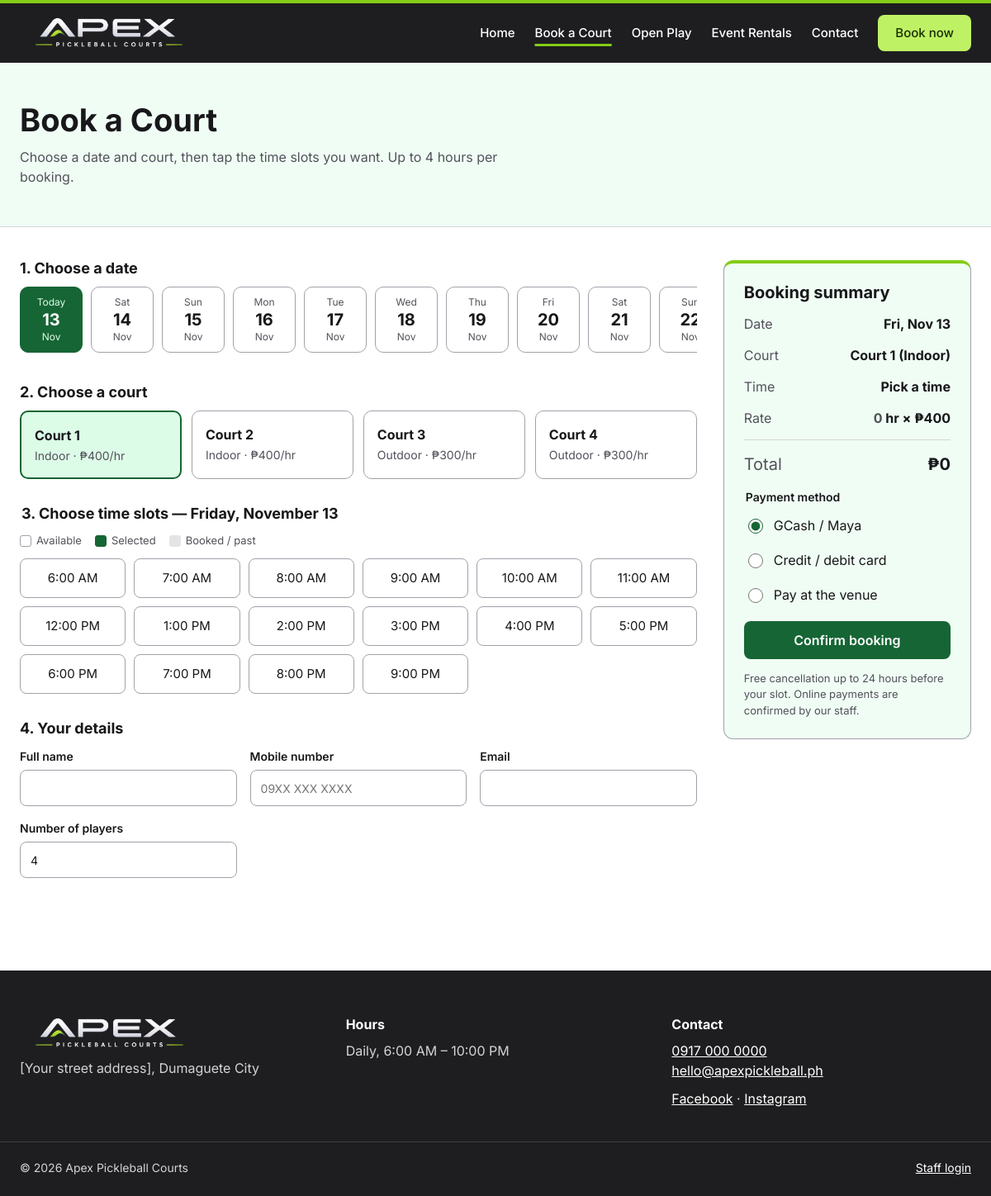
Page /book.php on the earlier database version.
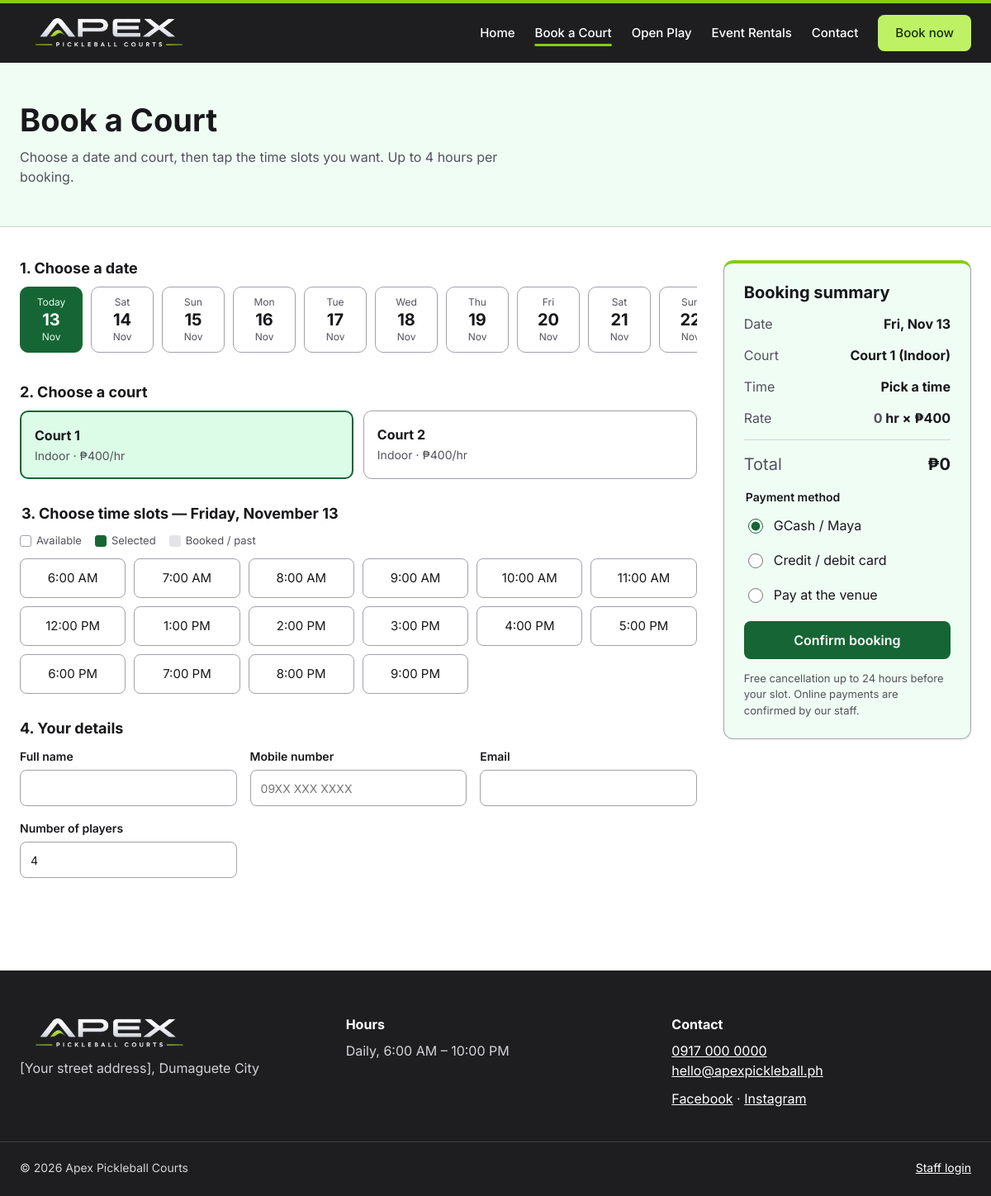
Same page on the later database version.
### tables this page shows
CREATE TABLE courts (
  id INT AUTO_INCREMENT PRIMARY KEY,
  name VARCHAR(50) NOT NULL,
  court_type VARCHAR(20) NOT NULL DEFAULT 'Indoor',
  hourly_rate DECIMAL(10,2) NOT NULL,
  status VARCHAR(20) NOT NULL DEFAULT 'available',  
  sort_order INT NOT NULL DEFAULT 0
);

### includes/functions.php (called while the page is built, shortened)
<?php
function e($value): string
{
    return htmlspecialchars((string) $value, ENT_QUOTES, 'UTF-8');
}
function money($amount): string
{
    return '₱' . number_format((float) $amount, 0);
}
function fmt_hour(int $hour): string
{
    return date('g:i A', mktime($hour, 0));
}
function fmt_date(string $date, string $format = 'D, M j'): string
{
    return date($format, strtotime($date));
}

### book.php (the view, shortened to what this page needs)
<?php
require __DIR__ . '/includes/functions.php';
$pdo = db();
$today = date('Y-m-d');
$old = ['name' => '', 'phone' => '', 'email' => '', 'players' => 4, 'payment' => 'gcash', 'slots' => []];
$source = $_SERVER['REQUEST_METHOD'] === 'POST' ? $_POST : $_GET;
$date = $source['date'] ?? $today;
$type = in_array($_GET['type'] ?? '', ['Indoor', 'Outdoor'], true) ? $_GET['type'] : '';
$courts = $pdo->query('SELECT * FROM courts ORDER BY sort_order, id')->fetchAll();
$available = array_values(array_filter($courts, fn($c) => $c['status'] === 'available' && ($type === '' || $c['court_type'] === $type)));
$court = null;
$court = $court ?? ($available[0] ?? null);
function blocked_hours(PDO $pdo, int $courtId, string $date): array
{
    $stmt = $pdo->prepare(
        "SELECT s.slot_hour FROM booking_slots s JOIN bookings b ON b.id = s.booking_id
         WHERE s.court_id = ? AND s.booking_date = ? AND b.status <> 'cancelled'"
    );
    $stmt->execute([$courtId, $date]);
    $taken = array_map('intval', $stmt->fetchAll(PDO::FETCH_COLUMN));
    $past = [];
    return ['taken' => $taken, 'past' => $past];
}
$blocked = $court ? blocked_hours($pdo, (int) $court['id'], $date) : ['taken' => [], 'past' => []];
$query = fn(array $extra) => 'book.php?' . http_build_query(array_merge(['date' => $date, 'court' => $court['id'] ?? null, 'type' => $type ?: null], $extra));
$activePage = 'book';
require __DIR__ . '/includes/header.php';
?>
<section class="page-head">
  <div class="container">
    <h1>Book a Court</h1>
    <p>Choose a date and court, then tap the time slots you want. Up to <?= MAX_HOURS ?> hours per booking.</p>
  </div>
</section>
<section class="section-tight">
  <div class="container">
    <?php if (!$court): ?>
      <div class="empty">No courts are open for booking right now. Please call us at <?= e(SITE_PHONE) ?>.</div>
    <?php else: ?>
    <form method="post" action="<?= e($query([])) ?>" class="book-layout" id="booking-form" data-rate="<?= e($court['hourly_rate']) ?>" data-max="<?= MAX_HOURS ?>">
      <div class="book-main">
        <div class="book-step">
          <h2>1. Choose a date</h2>
          <nav class="date-strip" aria-label="Dates">
            <?php for ($i = 0; $i < DAYS_AHEAD; $i++):
              $d = date('Y-m-d', strtotime("+$i days")); ?>
              <a class="date-pill <?= $d === $date ? 'active' : '' ?>" href="<?= e($query(['date' => $d])) ?>" <?= $d === $date ? 'aria-current="date"' : '' ?>>
                <small><?= $i === 0 ? 'Today' : e(fmt_date($d, 'D')) ?></small>
                <strong><?= e(fmt_date($d, 'j')) ?></strong>
                <small><?= e(fmt_date($d, 'M')) ?></small>
              </a>
            <?php endfor; ?>
          </nav>
        </div>
        <div class="book-step">
          <h2>2. Choose a court</h2>
          <div class="court-grid">
            <?php foreach ($courts as $c):
              $isActive = (int) $c['id'] === (int) $court['id'];
              $isMaint = $c['status'] !== 'available'; ?>
              <a class="court-option <?= $isActive ? 'active' : '' ?> <?= $isMaint ? 'disabled' : '' ?>"
                 href="<?= e($query(['court' => $c['id'], 'type' => null])) ?>" <?= $isActive ? 'aria-current="true"' : '' ?> <?= $isMaint ? 'aria-disabled="true" tabindex="-1"' : '' ?>>
                <strong><?= e($c['name']) ?></strong>
                <span><?= e($c['court_type']) ?> · <?= $isMaint ? 'Under maintenance' : money($c['hourly_rate']) . '/hr' ?></span>
              </a>
            <?php endforeach; ?>
          </div>
        </div>
        <fieldset class="book-step" style="border: none; padding: 0; margin: 0">
          <legend><h2>3. Choose time slots — <?= e(fmt_date($date, 'l, F j')) ?></h2></legend>
          <div class="legend">
            <span><i></i>Available</span><span><i class="sel"></i>Selected</span><span><i class="booked"></i>Booked / past</span>
          </div>
          <div class="slot-grid">
            <?php for ($h = OPEN_HOUR; $h < CLOSE_HOUR; $h++):
              $off = in_array($h, $blocked['taken'], true) || in_array($h, $blocked['past'], true); ?>
              <label class="slot">
                <span><?= e(fmt_hour($h)) ?><?php if (in_array($h, $blocked['taken'], true)): ?><span class="sr-only"> (booked)</span><?php endif; ?></span>
              </label>
            <?php endfor; ?>
          </div>
        </fieldset>
        <div class="book-step">
          <h2>4. Your details</h2>
          <div class="form-grid">
            <label class="field">Full name<input type="text" name="name" value="<?= e($old['name']) ?>" required maxlength="100" autocomplete="name"></label>
            <label class="field">Mobile number<input type="tel" name="phone" value="<?= e($old['phone']) ?>" required placeholder="09XX XXX XXXX" autocomplete="tel"></label>
            <label class="field">Email<input type="email" name="email" value="<?= e($old['email']) ?>" required autocomplete="email"></label>
            <label class="field">Number of players<input type="number" name="players" value="<?= e($old['players']) ?>" min="1" max="8" required></label>
          </div>
        </div>
      </div>
      <aside class="summary" aria-label="Booking summary">
        <h2>Booking summary</h2>
        <div class="summary-row"><span>Date</span><strong><?= e(fmt_date($date, 'D, M j')) ?></strong></div>
        <div class="summary-row"><span>Court</span><strong><?= e($court['name']) ?> (<?= e($court['court_type']) ?>)</strong></div>
        <div class="summary-row"><span>Time</span><strong id="sum-time">Pick a time</strong></div>
        <div class="summary-row"><span>Rate</span><strong><span id="sum-hours">0</span> hr × <?= money($court['hourly_rate']) ?></strong></div>
        <hr>
        <div class="summary-row total"><span>Total</span><strong id="sum-total"><?= money(0) ?></strong></div>
        <fieldset class="radio-list">
          <legend>Payment method</legend>
          <?php foreach (['gcash' => 'GCash / Maya', 'card' => 'Credit / debit card', 'venue' => 'Pay at the venue'] as $val => $label): ?>
            <label><input type="radio" name="payment" value="<?= $val ?>" <?= $old['payment'] === $val ? 'checked' : '' ?> required> <?= e($label) ?></label>
          <?php endforeach; ?>
        </fieldset>
        <button type="submit" class="btn btn-primary btn-block" id="confirm-btn">Confirm booking</button>
        <p class="muted" style="font-size: 13px">Free cancellation up to <?= CANCEL_HOURS ?> hours before your slot. Online payments are confirmed by our staff.</p>
      </aside>
    </form>
    <?php endif; ?>
  </div>
</section>
<?php require __DIR__ . '/includes/footer.php'; ?>

### includes/header.php (shortened to what this page needs)
<?php
$activePage = $activePage ?? '';
$nav = [
    'home' => ['index.php', 'Home'],
    'book' => ['book.php', 'Book a Court'],
    'openplay' => ['open-play.php', 'Open Play'],
    'rentals' => ['rentals.php', 'Event Rentals'],
];
?>
<!doctype html>
<html lang="en">
<head>
  <link rel="stylesheet" href="assets/css/style.css">
</head>
<body>
<header class="site-header">
  <div class="container header-inner">
    <a href="index.php" class="brand"><img src="assets/img/logo.png" alt="<?= e(SITE_NAME) ?>"></a>
    <nav id="site-nav" class="site-nav" aria-label="Main">
      <?php foreach ($nav as $key => [$href, $label]): ?>
        <a href="<?= $href ?>" <?= $activePage === $key ? 'class="active" aria-current="page"' : '' ?>><?= e($label) ?></a>
      <?php endforeach; ?>
      <a href="#contact">Contact</a>
      <a href="book.php" class="btn btn-lime nav-cta">Book now</a>
    </nav>
  </div>
</header>
<main id="main">

### includes/footer.php (shortened to what this page needs)
</main>
<footer class="site-footer" id="contact">
  <div class="container footer-grid">
    <div class="footer-col">
      <img src="assets/img/logo.png" alt="<?= e(SITE_NAME) ?>" class="footer-logo">
      <p><?= e(SITE_ADDRESS) ?></p>
    </div>
    <div class="footer-col">
      <h2>Hours</h2>
      <p><?= e(SITE_HOURS) ?></p>
    </div>
    <div class="footer-col">
      <h2>Contact</h2>
      <p><a href="tel:<?= e(preg_replace('/\s+/', '', SITE_PHONE)) ?>"><?= e(SITE_PHONE) ?></a><br>
         <a href="mailto:<?= e(SITE_EMAIL) ?>"><?= e(SITE_EMAIL) ?></a></p>
      <p><a href="<?= e(SITE_FACEBOOK) ?>">Facebook</a> · <a href="<?= e(SITE_INSTAGRAM) ?>">Instagram</a></p>
    </div>
  </div>
  <div class="container footer-bottom">
    <span>© <?= date('Y') ?> <?= e(SITE_NAME) ?></span>
    <a href="admin/login.php">Staff login</a>
  </div>
</footer>
</body>
</html>

Differences in the rows shown:
removed courts: name "Court 3", court_type "Outdoor", hourly_rate "₱300"
removed courts: name "Court 4", court_type "Outdoor", hourly_rate "₱300"
